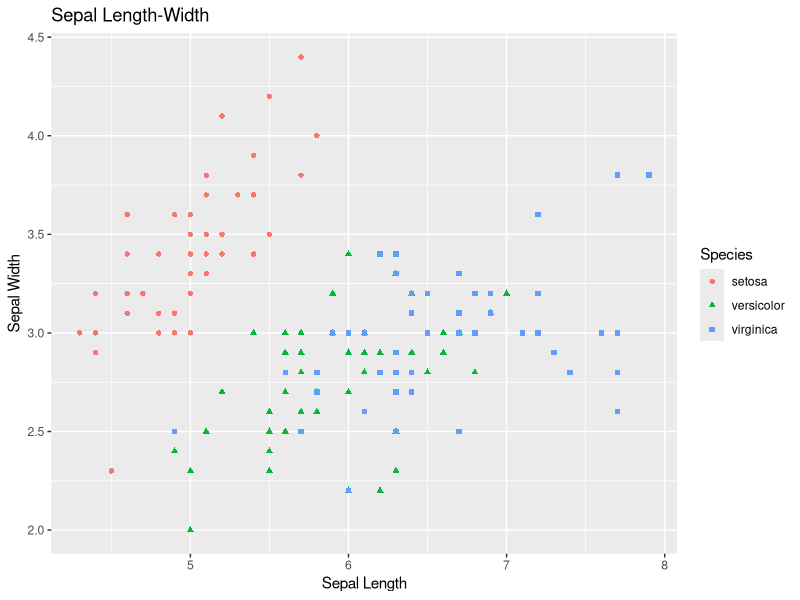
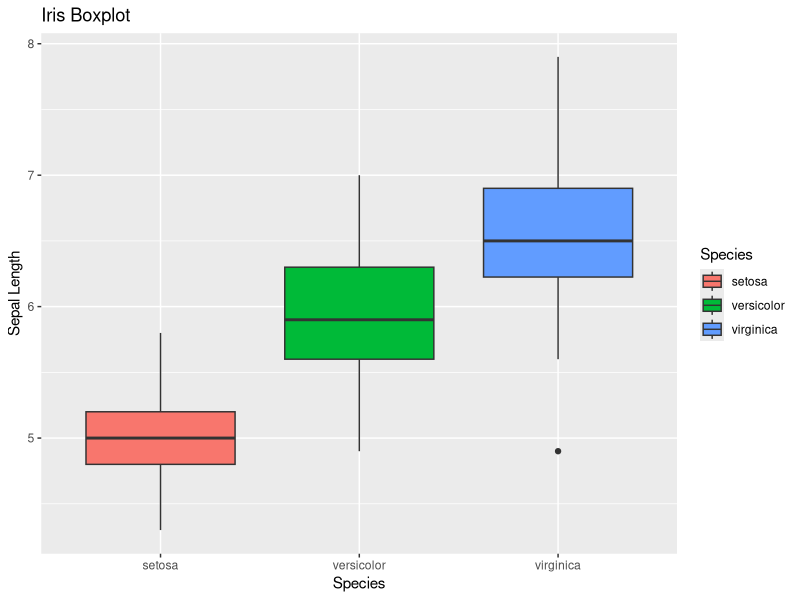
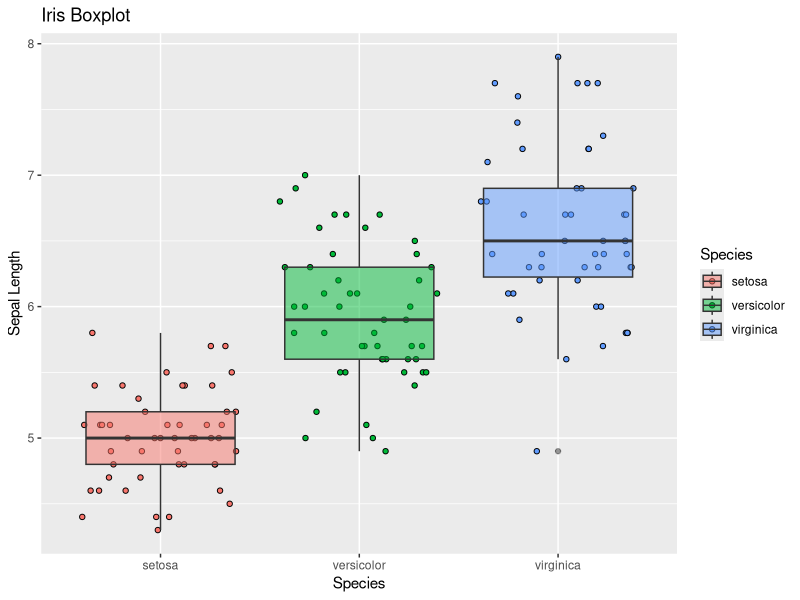
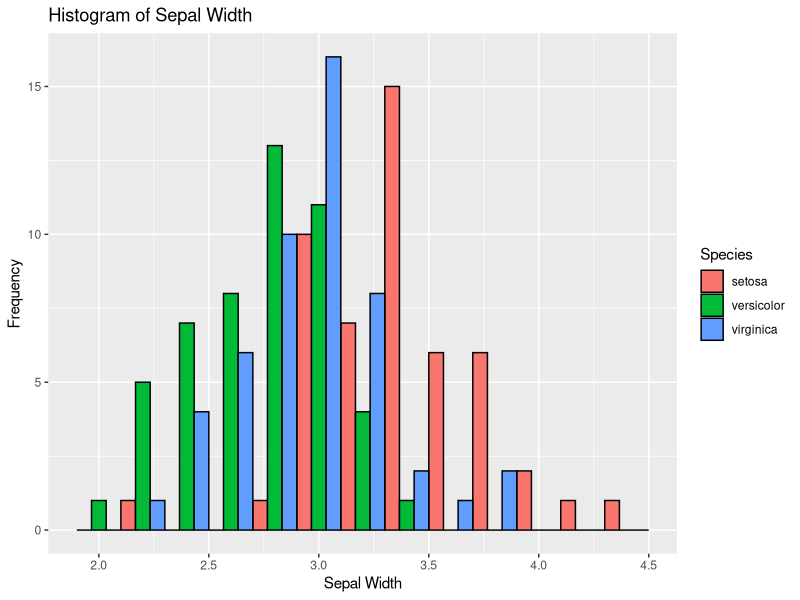
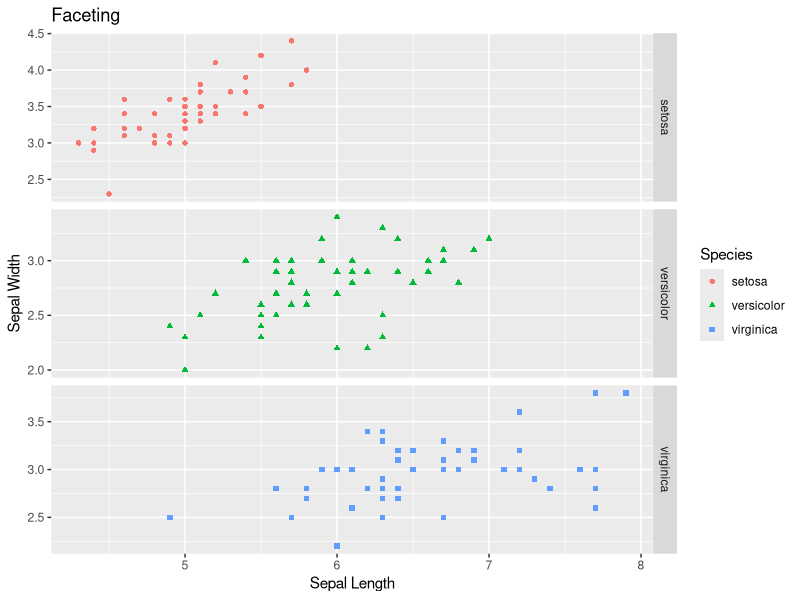
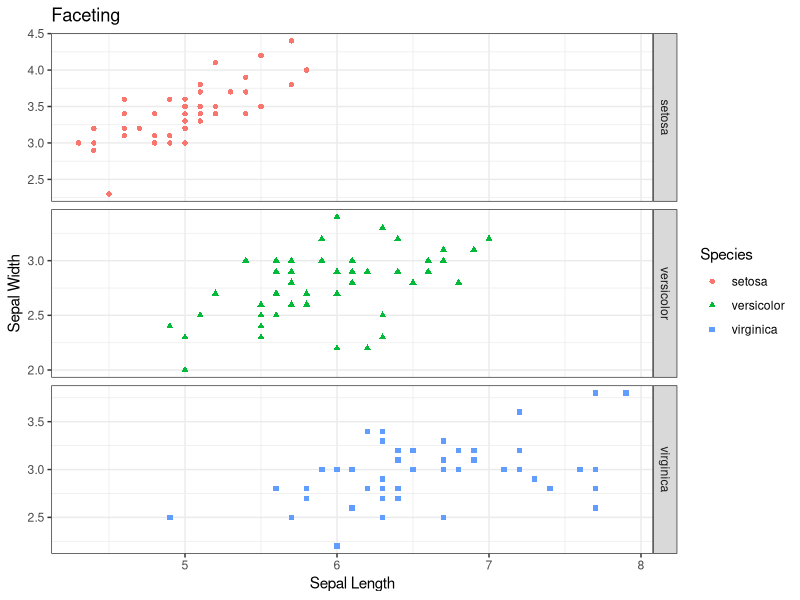
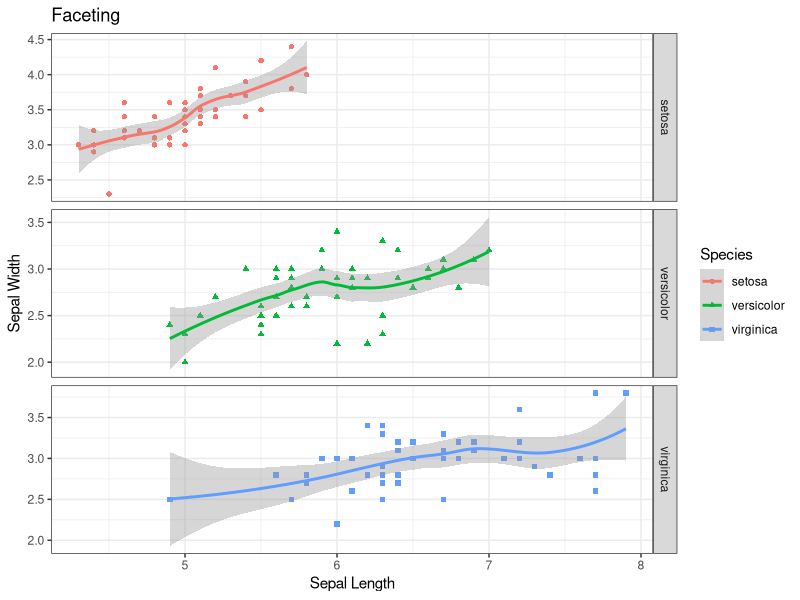
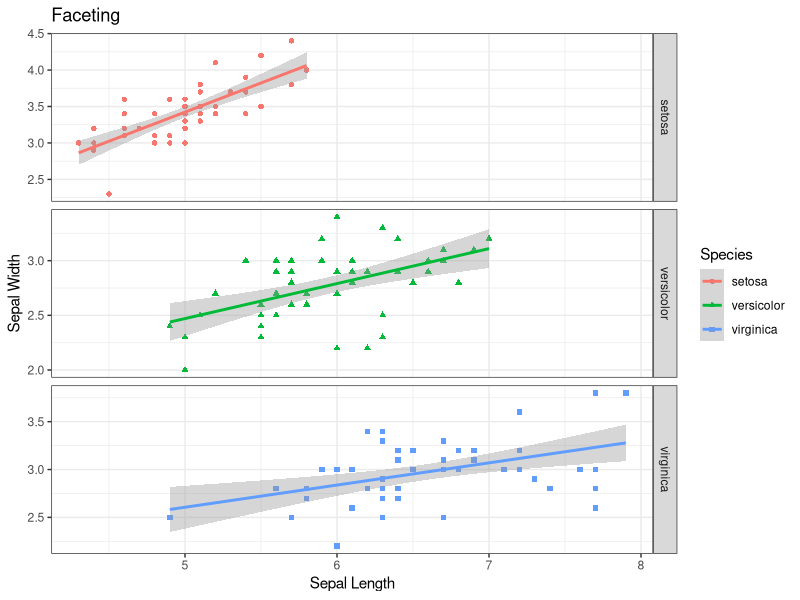

Write R code to recreate these figures, in order.
## ---- chunk 1
knitr::opts_chunk$set(echo = TRUE)
# install.packages("tidyverse") #in case you haven't installed it
library(tidyverse)
## ---- chunk 2
#create tibble of iris
df <- as_tibble(iris) %>%
  mutate(date = rep(c("2021-11-23", "11/23/21", "11/23/2021"), len = 150))
## ---- chunk 3
head(df)

## ---- chunk 4
#write_csv(x = df,file = "data/iris.csv" )
## ---- chunk 5

#df = read_csv("data/iris.csv") %>%
#  as_tibble()

## ---- chunk 6
df = df %>% 
  mutate(date = lubridate::parse_date_time(date, orders = c("mdy", "Ymd")))

## ---- chunk 7
#Filter for versicolor species
filter(.data = df, Species == "versicolor")
## ---- chunk 8
#Drop select columns from the data
select(.data = df, Species, Petal.Width, Petal.Length)
## ---- chunk 9
#Create a new column
mutate(.data = df, sepal_area = Sepal.Length * Sepal.Width)
## ---- chunk 10
#Group and summarize
group_by(.data = df, Species) %>% 
  summarize(mean_sepal_length = mean(Sepal.Length))
## ---- chunk 11
iris %>%
  rowid_to_column() %>% 
  pivot_longer(-c(rowid, Species), values_to = "measurement") %>%
  select(-rowid)
## ---- chunk 12
#Scatterplot
ggplot(data=df, aes(x = Sepal.Length, y = Sepal.Width))+
  geom_point(aes(color=Species, shape=Species)) +
  xlab("Sepal Length") +
  ylab("Sepal Width") +
  ggtitle("Sepal Length-Width")
## ---- chunk 13
#Boxplot
ggplot(data=df, aes(x=Species, y=Sepal.Length)) +
  geom_boxplot(aes(fill=Species)) +
  ylab("Sepal Length") +
  ggtitle("Iris Boxplot")
## ---- chunk 14
#Boxplot + Jitter plot
ggplot(data=df, aes(x=Species, y=Sepal.Length)) +
  geom_jitter(shape = 21, height = 0,aes(fill = Species)) +
  geom_boxplot(aes(fill=Species), alpha = 0.5) +
  ylab("Sepal Length") +
  ggtitle("Iris Boxplot")
## ---- chunk 15
#Histograms
ggplot(data=df, aes(x=Sepal.Width)) +
  geom_histogram(position = "dodge",binwidth=0.2, color="black", aes(fill=Species)) +
  xlab("Sepal Width") +
  ylab("Frequency") +
  ggtitle("Histogram of Sepal Width")
## ---- chunk 16
#Faceting
ggplot(data=df, aes(Sepal.Length, y=Sepal.Width,
                             color=Species)) +
  geom_point(aes(shape=Species), size=1.5) +
  xlab("Sepal Length") +
  ylab("Sepal Width") +
  ggtitle("Faceting") +
  facet_grid(Species~., scales = "free")

## ---- chunk 17
#Faceting
ggplot(data=df, aes(Sepal.Length, y=Sepal.Width,
                             color=Species)) +
  geom_point(aes(shape=Species), size=1.5) +
  xlab("Sepal Length") +
  ylab("Sepal Width") +
  ggtitle("Faceting") +
  theme_bw() +
  facet_grid(Species~., scales = "free")

## ---- chunk 18
#Faceting
ggplot(data=df, aes(Sepal.Length, y=Sepal.Width,
                             color=Species)) +
  geom_point(aes(shape=Species), size=1.5) +
  geom_smooth() +
  xlab("Sepal Length") +
  ylab("Sepal Width") +
  ggtitle("Faceting") +
  theme_bw() +
  facet_grid(Species~., scales = "free")

## ---- chunk 19
#Faceting
ggplot(data=df, aes(Sepal.Length, y=Sepal.Width,
                             color=Species)) +
  geom_point(aes(shape=Species), size=1.5) +
  geom_smooth(method = "lm") +
  xlab("Sepal Length") +
  ylab("Sepal Width") +
  ggtitle("Faceting") +
  theme_bw() +
  facet_grid(Species~., scales = "free")

## ---- chunk 20
library(broom)
df %>%
  group_by(Species) %>%
  do(tidy( 
    lm(Sepal.Length ~ Sepal.Width, data = .)))
## ---- chunk 21
sessionInfo()
